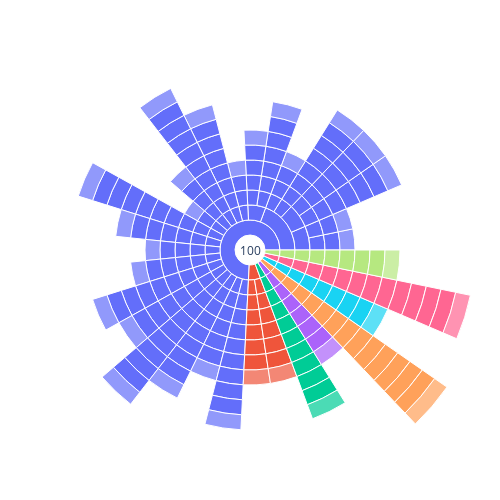

The code cell stored with this chart in its notebook:
### Code cell
N = 31
visualization_depth = 10

temp = createSunburstVariables(okvqa_full, N)
plotSunburst(temp, N, visualization_depth, use_dash=False)

### Figure 1 — Plotly figure (JSON) as saved in the notebook; plotly's stock layout.template omitted (floating-point values rounded to 4 significant figures; data arrays with more than 128 entries replaced by an {"elided": "..."} marker saying what was removed)
{"data": [{"branchvalues": "total", "domain": {"column": 1}, "hovertemplate": "<b>%{label} </b> <br> Percentage: %{text:.2f}%", "ids": {"elided": "243 str values"}, "insidetextorientation": "radial", "labels": {"elided": "243 str values"}, "parents": {"elided": "243 str values"}, "text": {"elided": "243 float values"}, "type": "sunburst", "values": {"elided": "243 int values"}}], "layout": {"autosize": false, "height": 500, "margin": {"b": 10, "l": 10, "r": 10, "t": 10}, "uniformtext": {"minsize": 10, "mode": "hide"}, "width": 500}}
